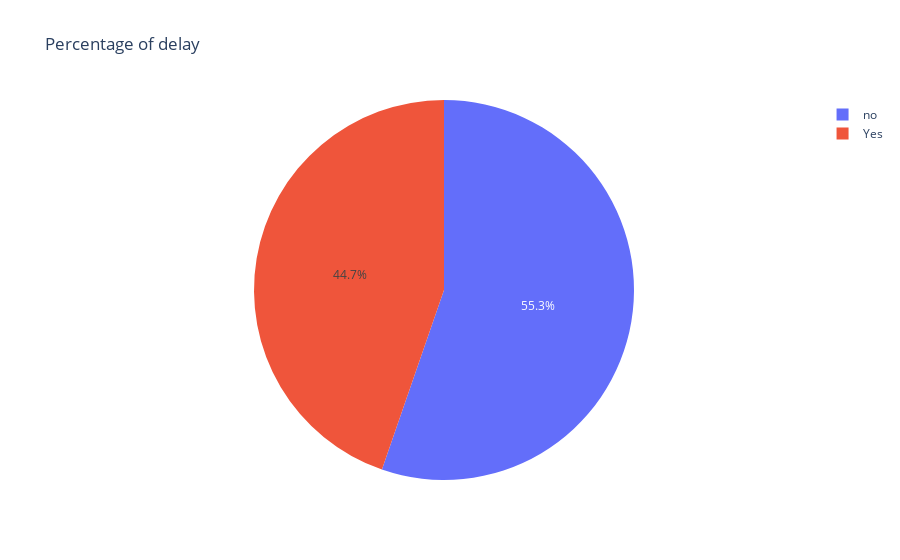

Notebook code cell kept with this figure:
### Code cell
fig = px.pie(df_delay, 'is_delay', title="Percentage of delay")
fig.show()

### Figure 1 — Plotly figure (JSON) as saved in the notebook; plotly's stock layout.template omitted (floating-point values rounded to 4 significant figures; data arrays with more than 128 entries replaced by an {"elided": "..."} marker saying what was removed)
{"data": [{"domain": {"x": [0, 1], "y": [0, 1]}, "hovertemplate": "is_delay=%{label}<extra></extra>", "labels": {"elided": "21310 str values"}, "legendgroup": "", "name": "", "showlegend": true, "type": "pie"}], "layout": {"legend": {"tracegroupgap": 0}, "title": {"text": "Percentage of delay"}}}
